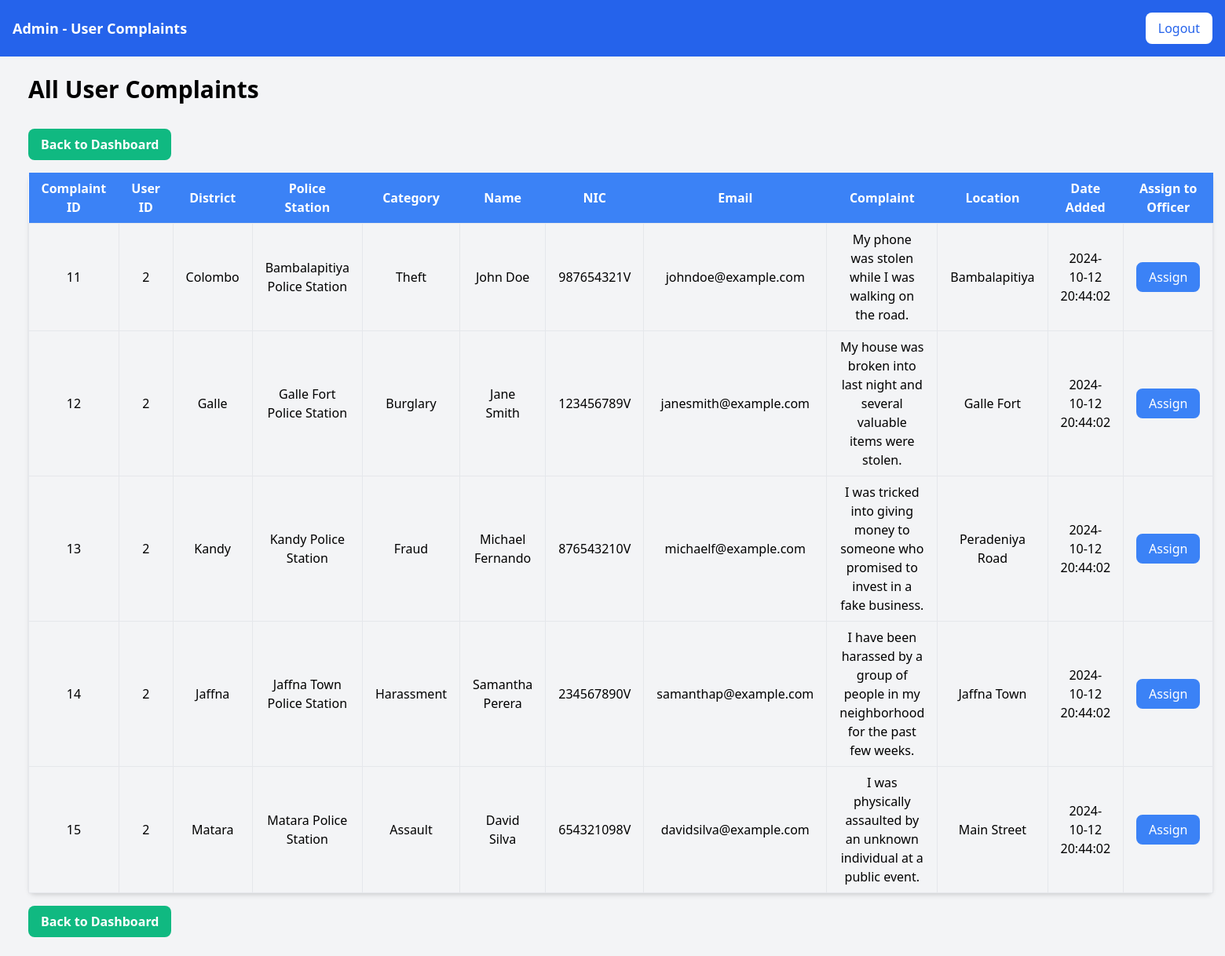
Screenshot of /admin/user_complaints.php (signed in) with the database file from the repository.
### tables this page shows
CREATE TABLE `complaint` (
  `complaint_id` int(11) NOT NULL,
  `user_id` int(11) NOT NULL,
  `district` varchar(100) NOT NULL,
  `nearest_police_station` varchar(100) NOT NULL,
  `complaint_category` varchar(100) NOT NULL,
  `name` varchar(150) NOT NULL,
  `address` text NOT NULL,
  `nic_number` varchar(12) NOT NULL,
  `email_address` varchar(150) DEFAULT NULL,
  `complaint` text NOT NULL,
  `complaint_subject` varchar(255) NOT NULL,
  `attachment` varchar(255) DEFAULT NULL,
  `date_added` datetime DEFAULT current_timestamp(),
  `location` varchar(255) DEFAULT NULL
);

### admin/user_complaints.php (the view, shortened to what this page needs)
<?php
include '../dbconnect.php';
$sql = "SELECT * FROM complaint";
$result = $conn->query($sql);
?>
<!DOCTYPE html>
<html lang="en">
<head>
    <link href="https://cdn.jsdelivr.net/npm/tailwindcss@2.2.19/dist/tailwind.min.css" rel="stylesheet">
</head>
<body class="bg-gray-100 min-h-screen">
    <nav class="bg-blue-600 p-4">
        <div class="container mx-auto flex justify-between items-center">
            <div class="text-white text-lg font-semibold">
                Admin - User Complaints
            </div>
            <div class="flex items-center space-x-4">
                <a href="logout.php" class="bg-white text-blue-600 px-4 py-2 rounded-lg hover:bg-gray-100 transition duration-300">Logout</a>
            </div>
        </div>
    </nav>
    <div class="container mx-auto p-6">
        <h1 class="text-3xl font-bold mb-4">All User Complaints</h1>
        <a href="index.php" class="mt-4 inline-block bg-green-500 text-white font-bold py-2 px-4 rounded-lg hover:bg-green-600 transition duration-300 mb-4">
            Back to Dashboard
        </a>
        <table class="table-auto w-full bg-white rounded-lg shadow-md">
            <thead>
                <tr class="bg-blue-500 text-white">
                    <th class="px-4 py-2">Complaint ID</th>
                    <th class="px-4 py-2">User ID</th>
                    <th class="px-4 py-2">District</th>
                    <th class="px-4 py-2">Police Station</th>
                    <th class="px-4 py-2">Category</th>
                    <th class="px-4 py-2">Name</th>
                    <th class="px-4 py-2">NIC</th>
                    <th class="px-4 py-2">Email</th>
                    <th class="px-4 py-2">Complaint</th>
                    <th class="px-4 py-2">Location</th>
                    <th class="px-4 py-2">Date Added</th>
                    <th class="px-4 py-2">Assign to Officer</th>
                </tr>
            </thead>
            <tbody>
                <?php if ($result->num_rows > 0): ?>
                    <?php while($row = $result->fetch_assoc()): ?>
                        <tr class="bg-gray-100 text-center">
                            <td class="border px-4 py-2"><?php echo $row['complaint_id']; ?></td>
                            <td class="border px-4 py-2"><?php echo $row['user_id']; ?></td>
                            <td class="border px-4 py-2"><?php echo $row['district']; ?></td>
                            <td class="border px-4 py-2"><?php echo $row['nearest_police_station']; ?></td>
                            <td class="border px-4 py-2"><?php echo $row['complaint_category']; ?></td>
                            <td class="border px-4 py-2"><?php echo $row['name']; ?></td>
                            <td class="border px-4 py-2"><?php echo $row['nic_number']; ?></td>
                            <td class="border px-4 py-2"><?php echo $row['email_address']; ?></td>
                            <td class="border px-4 py-2"><?php echo $row['complaint']; ?></td>
                            <td class="border px-4 py-2"><?php echo $row['location']; ?></td>
                            <td class="border px-4 py-2"><?php echo $row['date_added']; ?></td>
                            <td class="border px-4 py-2">
                                <a href="assign_officer.php?complaint_id=<?php echo $row['complaint_id']; ?>" class="bg-blue-500 text-white px-4 py-2 rounded-lg hover:bg-blue-600 transition duration-300">Assign</a>
                            </td>
                        </tr>
                    <?php endwhile; ?>
                <?php else: ?>
                    <tr>
                        <td colspan="12" class="text-center py-4">No complaints found</td>
                    </tr>
                <?php endif; ?>
            </tbody>
        </table>
        <a href="index.php" class="mt-4 inline-block bg-green-500 text-white font-bold py-2 px-4 rounded-lg hover:bg-green-600 transition duration-300">
            Back to Dashboard
        </a>
    </div>
</body>
</html>

### rows the page displays
complaint: complaint_id "11", user "2", district "Colombo", nearest_police_station "Bambalapitiya Police Station", complaint_category "Theft", name "John Doe", nic_number "987654321V", email_address "johndoe@example.com", complaint "My phone was stolen while I was walking on the road.", location "Bambalapitiya", date_added "2024-10-12 20:44:02"
complaint: complaint_id "12", user "2", district "Galle", nearest_police_station "Galle Fort Police Station", complaint_category "Burglary", name "Jane Smith", nic_number "123456789V", email_address "janesmith@example.com", complaint "My house was broken into last night and several valuable items were stolen.", location "Galle Fort", date_added "2024-10-12 20:44:02"
complaint: complaint_id "13", user "2", district "Kandy", nearest_police_station "Kandy Police Station", complaint_category "Fraud", name "Michael Fernando", nic_number "876543210V", email_address "michaelf@example.com", complaint "I was tricked into giving money to someone who promised to invest in a fake business.", location "Peradeniya Road", date_added "2024-10-12 20:44:02"
complaint: complaint_id "14", user "2", district "Jaffna", nearest_police_station "Jaffna Town Police Station", complaint_category "Harassment", name "Samantha Perera", nic_number "234567890V", email_address "samanthap@example.com", complaint "I have been harassed by a group of people in my neighborhood for the past few weeks.", location "Jaffna Town", date_added "2024-10-12 20:44:02"
complaint: complaint_id "15", user "2", district "Matara", nearest_police_station "Matara Police Station", complaint_category "Assault", name "David Silva", nic_number "654321098V", email_address "davidsilva@example.com", complaint "I was physically assaulted by an unknown individual at a public event.", location "Main Street", date_added "2024-10-12 20:44:02"
